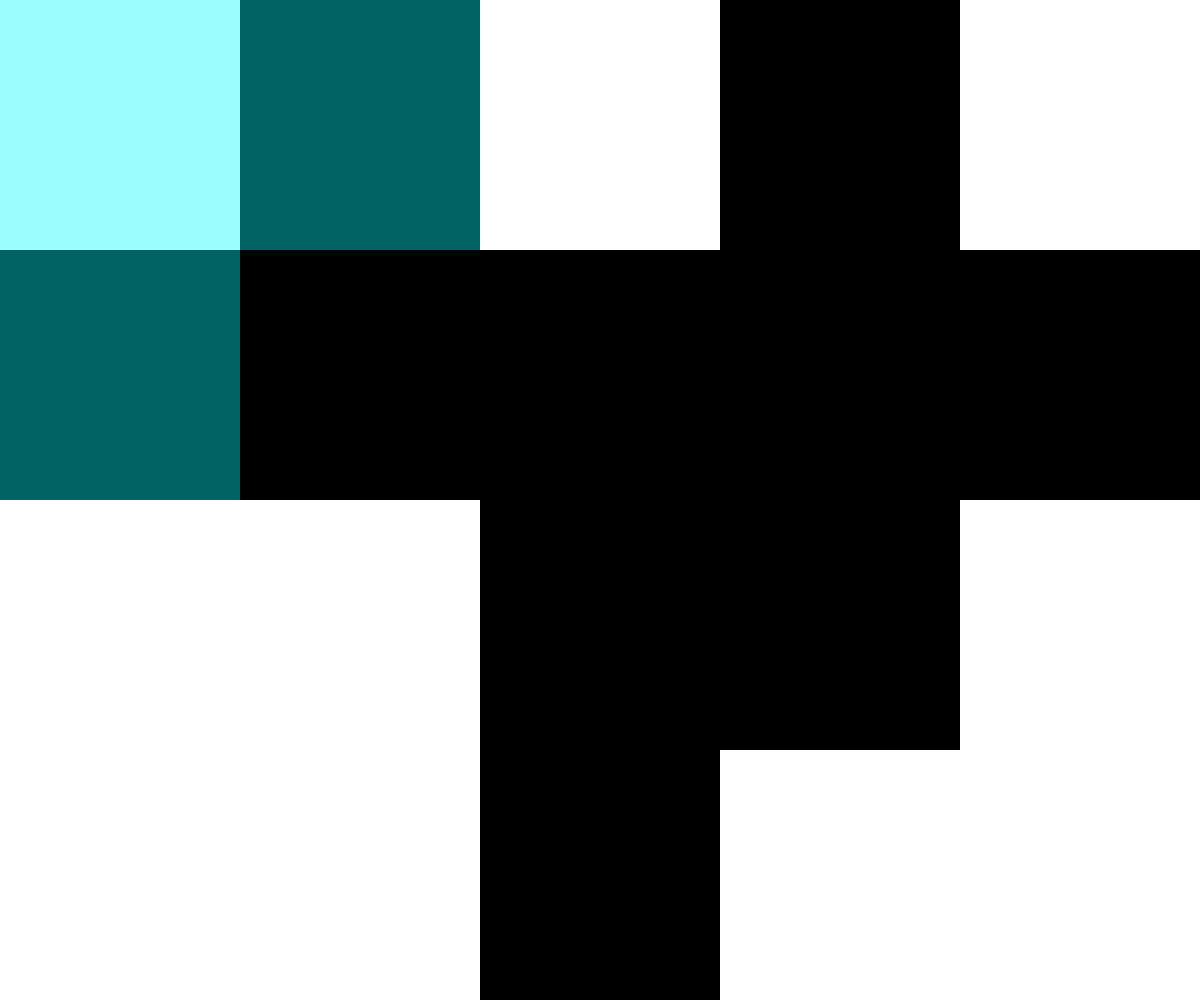
Frame 1 (no input)
Frame 60 (no input): identical to frame 1, image omitted
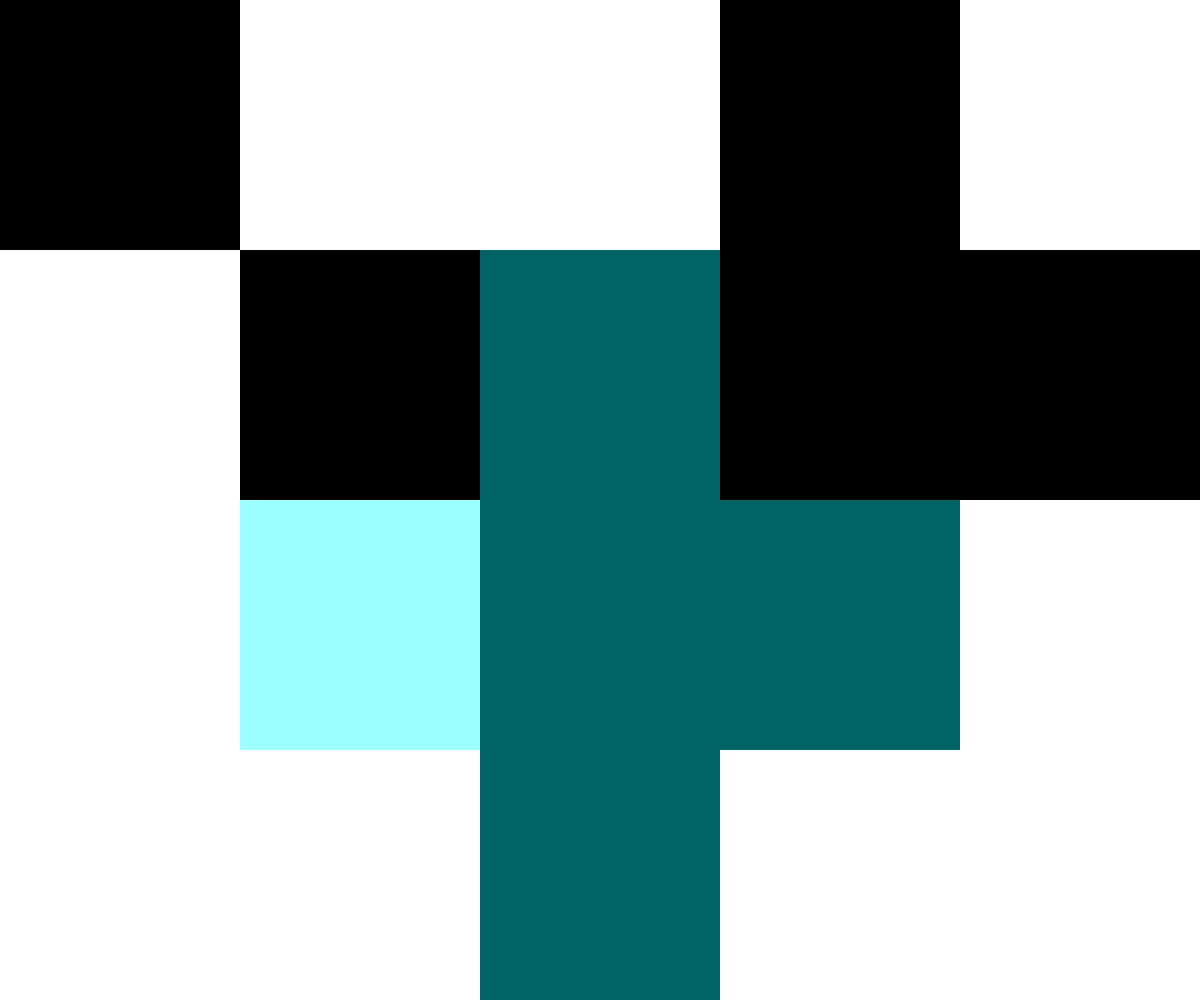
Frame 120 (the mouse pressed at the canvas centre since frame 60)

The p5.js sketch that drew these frames (run headless with seeded random() and noise() and a simulated clock; from frame 60 on, the mouse is pressed at the canvas centre):

// p5.js sketch
// ── sketch.js
// Project Title
// Your Name
// Date
//
// Extra for Experts:
// - describe what you did to take this project "above and beyond"

//Data:------------------------

const NUM_ROWS = 4;
const NUM_COLS = 5;

let rectWidth, rectHeight;
let currentRow, currentCol;
let shapeState = true;
let win = false;


let gridData = [[0,0,0,0,0],
                [0,0,0,0,0],
                [0,0,0,0,0],
                [0,0,0,0,0]];

//-----------------------------

//Setup:------------------------------------------

function setup() {
  createCanvas(windowWidth, windowHeight);

  //Assign variables
  rectWidth = width/NUM_COLS;
  rectHeight = height/NUM_ROWS;

  noStroke();

  //Randomize board
  startBoard();
}

//------------------------------------------------

//Create random board in the beginning:--------

function startBoard(){

  for (let y = 0; y < NUM_ROWS; y++){
    for (let x = 0; x < NUM_COLS; x++){
      let bOrW = int(random(2));
      if (bOrW === 1){
        gridData[y][x] = 255;
      }
      else{
        gridData[y][x] = 0;
      }
    }
  }
}

//----------------------------------------------

//Flipping the tiles in a specific shaped area:--------

function mousePressed(){

  if(mouseButton === LEFT){
    
    if (shapeState){ //Cross shape
      flip(currentCol, currentRow);
      flip(currentCol-1, currentRow);
      flip(currentCol+1, currentRow);
      flip(currentCol, currentRow-1);
      flip(currentCol, currentRow+1);
    }
    else{ //Square shape
      flip(currentCol, currentRow);
      flip(currentCol+1, currentRow);
      flip(currentCol, currentRow+1);
      flip(currentCol + 1, currentRow+1);
    }
  }
  else if (mouseButton === RIGHT){
    flip(currentCol, currentRow); //Cheater cheater
  }
}

//------------------------------------------------------

//To change between the cross and the square:---

function keyPressed(){
  if (key === " "){
    shapeState = !shapeState;
  }
}

//-----------------------------------------------

//This function will flip the tiles when the mouse is pressed:

function flip(col, row){
  
  if (col >= 0 && col < NUM_COLS ){
    if (row >= 0 && row < NUM_ROWS){
      if (gridData[row][col] === 0){
        gridData[row][col] = 255;
      }
      else{
        gridData[row][col] = 0;
      } 
    }
  }
}

//-------------------------------------------------------------

//To locate which tile you are on:-----------------------------------------------------------------------------

function determineActiveSquare(){
  // An expression to run each frame to determine where the mouse currently is.
  currentRow = int(mouseY / rectHeight);
  currentCol = int(mouseX / rectWidth);

  //Highlighting the area you will cover when the mouse is pressed

  if (shapeState){ //Hightlight the cross
    fill(0, 255, 255, 100);
    rect(currentCol * rectWidth, currentRow * rectHeight, rectWidth, rectHeight);
    rect(currentCol * rectWidth + rectWidth, currentRow * rectHeight, rectWidth, rectHeight);
    rect(currentCol * rectWidth - rectWidth, currentRow * rectHeight, rectWidth, rectHeight);
    rect(currentCol * rectWidth, currentRow * rectHeight + rectHeight, rectWidth, rectHeight);
    rect(currentCol * rectWidth, currentRow * rectHeight - rectHeight, rectWidth, rectHeight);
  }
  else{ //Highlight the square
    fill(0, 255, 255, 100);
    rect(currentCol * rectWidth, currentRow * rectHeight, rectWidth, rectHeight);
    rect(currentCol * rectWidth + rectWidth, currentRow * rectHeight, rectWidth, rectHeight);
    rect(currentCol * rectWidth, currentRow * rectHeight + rectHeight, rectWidth, rectHeight);
    rect(currentCol * rectWidth + rectWidth, currentRow * rectHeight + rectHeight, rectWidth, rectHeight);
  }

}

//------------------------------------------------------------------------------------------------------------

//To render the grid:------------------------------------------

function drawGrid(){

  for (let x = 0; x < NUM_COLS ; x++){
    for (let y = 0; y < NUM_ROWS; y++){

      fill(gridData[y][x]); 
      rect(x*rectWidth, y*rectHeight, rectWidth, rectHeight);
    }
  }
}

//-------------------------------------------------------------

//This function will always be playing to detect whether you won or not:----

function determineWin(){
  let totalPoints = 0;
  
  for (let x = 0; x < NUM_COLS ; x++){
    for (let y = 0; y < NUM_ROWS; y++){
      totalPoints = totalPoints + gridData[y][x];
    }
  }

  //If the squares are all black or the squares are all white:
  if (totalPoints === 0 || totalPoints === 255 * NUM_ROWS * NUM_COLS){
    win = true;
  }
}

//--------------------------------------------------------------------------

//When you win, this snazzy screen will show:-----------

function announceWin(){
  background(gridData[0][0]);
  
  //Fun circle border
  for (let c = 100; c > 0; c--){
    fill(random(255), random(255), random(255), 100);
    ellipse(random(width), c, 600);
    ellipse(random(width), height - c, 600);
  }

  //Text
  textSize(width/10);
  textAlign(CENTER);
  fill(228, 92, 160);
  textFont('Comic Sans MS');
  text('You win!', width/2, height/2);
}

//------------------------------------------------------

//And to play it all:-------------------------------------------------------------

function draw() {
  if (win === false){
    drawGrid();  
    determineActiveSquare();   //figure out which tile the mouse cursor is over
    determineWin(); //figure out if won or not
  }
  else{
    announceWin();
  }
}

//-------------------------------------------------------------------------------
